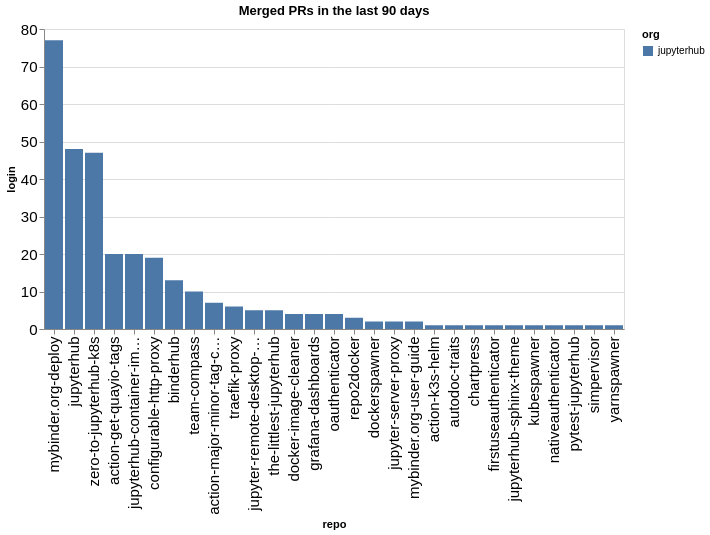

Source (notebook cell):
### Code cell
prs_by_repo = merged.groupby(['org', 'repo']).count()['login'].reset_index().sort_values(['org', 'login'], ascending=False)
alt.Chart(data=prs_by_repo, title=f"Merged PRs in the last {n_days} days").mark_bar().encode(
    x=alt.X('repo', sort=prs_by_repo['repo'].values.tolist()),
    y='login',
    color='org'
)

### Figure 1 — Vega-Lite specification as saved in the notebook (floating-point values rounded to 4 significant figures)
{"config": {"axisLeft": {"labelFontSize": 15}, "axisBottom": {"labelFontSize": 15}}, "data": {"name": "data-b9dbaf00c8f6817e382df587dbaa8854"}, "mark": {"type": "bar"}, "encoding": {"color": {"field": "org", "type": "nominal"}, "x": {"field": "repo", "sort": ["mybinder.org-deploy", "jupyterhub", "zero-to-jupyterhub-k8s", "action-get-quayio-tags", "jupyterhub-container-images", "configurable-http-proxy", "binderhub", "team-compass", "action-major-minor-tag-calculator", "traefik-proxy", "jupyter-remote-desktop-proxy", "the-littlest-jupyterhub", "docker-image-cleaner", "grafana-dashboards", "oauthenticator", "repo2docker", "dockerspawner", "jupyter-server-proxy", "mybinder.org-user-guide", "action-k3s-helm", "autodoc-traits", "chartpress", "firstuseauthenticator", "jupyterhub-sphinx-theme", "kubespawner", "nativeauthenticator", "pytest-jupyterhub", "simpervisor", "yarnspawner"], "type": "nominal"}, "y": {"field": "login", "type": "quantitative"}}, "title": "Merged PRs in the last 90 days", "$schema": "https://vega.github.io/schema/vega-lite/v5.20.1.json", "datasets": {"data-b9dbaf00c8f6817e382df587dbaa8854": [{"org": "jupyterhub", "repo": "mybinder.org-deploy", "login": 77}, {"org": "jupyterhub", "repo": "jupyterhub", "login": 48}, {"org": "jupyterhub", "repo": "zero-to-jupyterhub-k8s", "login": 47}, {"org": "jupyterhub", "repo": "action-get-quayio-tags", "login": 20}, {"org": "jupyterhub", "repo": "jupyterhub-container-images", "login": 20}, {"org": "jupyterhub", "repo": "configurable-http-proxy", "login": 19}, {"org": "jupyterhub", "repo": "binderhub", "login": 13}, {"org": "jupyterhub", "repo": "team-compass", "login": 10}, {"org": "jupyterhub", "repo": "action-major-minor-tag-calculator", "login": 7}, {"org": "jupyterhub", "repo": "traefik-proxy", "login": 6}, {"org": "jupyterhub", "repo": "jupyter-remote-desktop-proxy", "login": 5}, {"org": "jupyterhub", "repo": "the-littlest-jupyterhub", "login": 5}, {"org": "jupyterhub", "repo": "docker-image-cleaner", "login": 4}, {"org": "jupyterhub", "repo": "grafana-dashboards", "login": 4}, {"org": "jupyterhub", "repo": "oauthenticator", "login": 4}, {"org": "jupyterhub", "repo": "repo2docker", "login": 3}, {"org": "jupyterhub", "repo": "dockerspawner", "login": 2}, {"org": "jupyterhub", "repo": "jupyter-server-proxy", "login": 2}, {"org": "jupyterhub", "repo": "mybinder.org-user-guide", "login": 2}, {"org": "jupyterhub", "repo": "action-k3s-helm", "login": 1}, {"org": "jupyterhub", "repo": "autodoc-traits", "login": 1}, {"org": "jupyterhub", "repo": "chartpress", "login": 1}, {"org": "jupyterhub", "repo": "firstuseauthenticator", "login": 1}, {"org": "jupyterhub", "repo": "jupyterhub-sphinx-theme", "login": 1}, {"org": "jupyterhub", "repo": "kubespawner", "login": 1}, {"org": "jupyterhub", "repo": "nativeauthenticator", "login": 1}, {"org": "jupyterhub", "repo": "pytest-jupyterhub", "login": 1}, {"org": "jupyterhub", "repo": "simpervisor", "login": 1}, {"org": "jupyterhub", "repo": "yarnspawner", "login": 1}]}}
